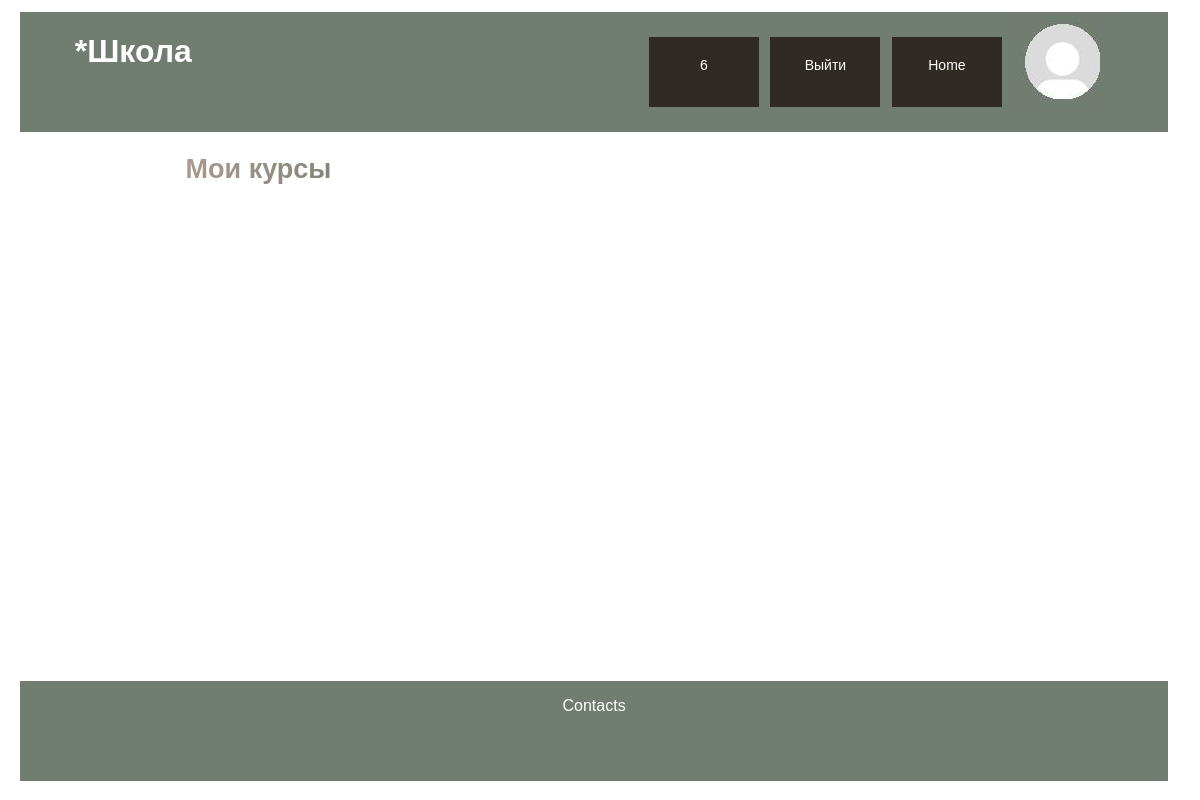
Page /home/my-courses (signed in) on the earlier database version.
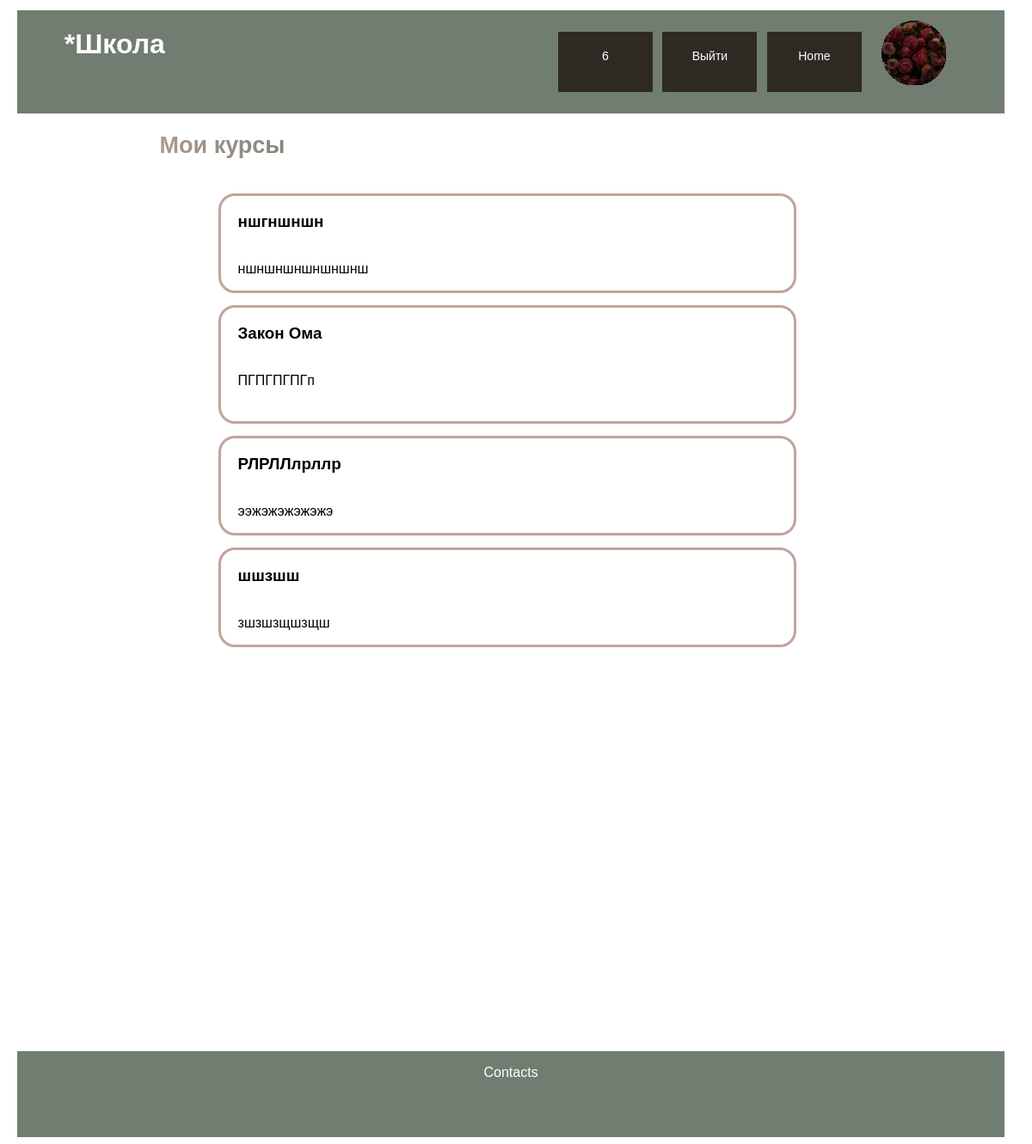
Same page on the later database version.
### data/users.py (models this page shows, shortened)
class User(SqlAlchemyBase, UserMixin):
    __tablename__ = 'users'
    id = sqlalchemy.Column(sqlalchemy.Integer,
                           primary_key=True, autoincrement=True)
    name = sqlalchemy.Column(sqlalchemy.String, nullable=True)
    about = sqlalchemy.Column(sqlalchemy.String, nullable=True)
    email = sqlalchemy.Column(sqlalchemy.String,
                              index=True, unique=True, nullable=True)
    hashed_password = sqlalchemy.Column(sqlalchemy.String, nullable=True)
    created_date = sqlalchemy.Column(sqlalchemy.DateTime,
                                     default=datetime.datetime.now)
    photo = sqlalchemy.Column(sqlalchemy.String, default='default.jpg')
    user_course = orm.relationship("UserCourse", back_populates='user')

### data/courses.py (models this page shows)
class Course(SqlAlchemyBase):
    __tablename__ = 'courses'
    id = sqlalchemy.Column(sqlalchemy.Integer,
                           primary_key=True, autoincrement=True)
    title = sqlalchemy.Column(sqlalchemy.String, nullable=True)
    content = sqlalchemy.Column(sqlalchemy.String, nullable=True)
    created_date = sqlalchemy.Column(sqlalchemy.DateTime,
                                     default=datetime.datetime.now)
    user_course = orm.relationship("UserCourse", back_populates='course')

### main.py (the view)
@app.route('/home/my-courses')
def my_courses():
    global userinf
    db_sess = db_session.create_session()
    id_courses = db_sess.query(UserCourse).filter(UserCourse.user_id == userinf.id).all()
    my_courses = []
    if id_courses != []:
        for el in id_courses:
            courses = db_sess.query(Course).filter(Course.id == el.id_course).first()
            my_courses.append(courses)
    return render_template('my_courses.html', course=my_courses)

### data/db_session.py (called while the page is built)
def create_session() -> Session:
    global __factory
    return __factory()

### main.py (called while the page is built)
@login_manager.user_loader
def load_user(user_id):
    db_sess = db_session.create_session()
    return db_sess.query(User).get(user_id)

### templates/my_courses.html
{% extends "base.html" %}
{% block content %}
<h2 class="gradient">Мои курсы</h2>
<div class="all-courses">
{% for el in course %}
    <div class="all-onecourse">
<h3><a class="all-onecourse-a" href="#">{{ el.title }}</a></h3>
        <p><a class="all-onecourse-a" href="#"> {{ el.content[:30] }}</a></p>
    </div>
{% endfor %}
    </div>
{% endblock %}

### templates/base.html (shortened to what this page needs)
<!DOCTYPE html>
<html lang="en">
<head>
        <link rel="stylesheet" href="../../../static/styles.css">
</head>
<body>
    <div class="head">
        <h1 class="name">*Школа</h1>
        {% if current_user.is_authenticated %}
            <a class="button" href="/home/personal-class/<{{ current_user.email }}>">{{ current_user.name }}</a>
            <a class="button" href="/logout">Выйти</a>
            <a href="/home" class="button">Home</a>
            <img class="avatar" src="../../../static/avatars/{{ current_user.photo }}" alt="no">
    {% else %}
            <a href="/login" class="button">Log In</a>
            <a href="/login/registration" class="button">Register</a>
            <a href="/home" class="button">Home</a>
    {% endif %}
        </div>
</body>
<main role="main" class="container">
    {% block content %}{% endblock %}
</main>
<footer>
    <div class="footer">
            <p>
                Contacts
            </p>
    </div>
</footer>
</html>

Differences in the rows shown:
changed User: photo: picture added in place of a placeholder
now on this page (row unchanged): Course: title "ншгншншн", content "ншншншншншншнш"
now on this page (row unchanged): Course: title "Закон Ома", content "ПГПГПГПГп"
now on this page (row unchanged): Course: title "РЛРЛЛлрллр", content "ээжэжэжэжэжэ"
now on this page (row unchanged): Course: title "шшзшш", content "зшзшзщшзщш"
